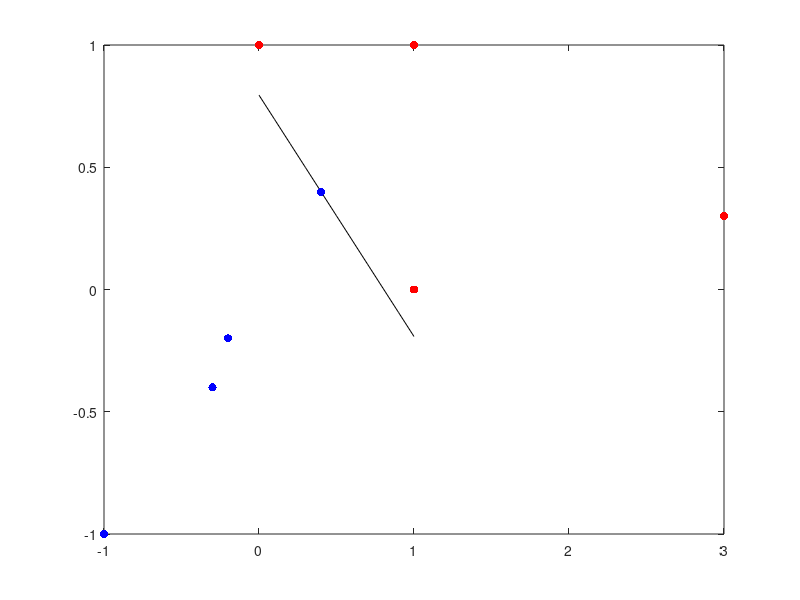

The MATLAB source for this figure:
clear all
clc
% s=1:0.1:10;
% x1=sin(s)+2.1;
% x2=cos(s+pi/2);

% plot(sin(s)+2.1)
% plot(cos(s+pi/2))
ep=0;
w=[1 1 1];
n=0.001;
x=[1 0.4 0.4;1 0 1;1 1 0;1 1 1;1 -1 -1;1 -0.2 -0.2;1 3 0.3; 1 -.3 -.4];
d=[-1;1;1;1;-1;-1;1;-1];

for i=1:length(d)
    v(i)=w*x(i,:)';
    if v(i)>0
        y(i)=1;
    else y(i)=-1;
    end
    e(i)=d(i)-y(i);
end
sq_er=e.^2;

count=0;
sv=sign(v);
sum_x=0;
sum_y=0;
converge=0;
while converge==0%sv(1)~=d(1)||sv(2)~=d(2)||sv(3)~=d(3)||sv(4)~=d(4)||sv(5)~=d(5)||sv(6)~=d(6)||sv(7)~=d(7)||sv(8)~=d(8)

    for i=1:length(d)
        count=count+1;
        if count>8
            count=1;
            x_hist={};
            sum_x=0;
            sum_y=0;
        end
       i=randi(8);
        
        
        if count>2
            for j=1:length(x_hist)
               sum_x=sum_x+x_hist{j}(2);
               sum_y=sum_y+x_hist{j}(3);
            end
            
            xc=sum_x/length(x_hist);
            yc=sum_y/length(x_hist);
            sum_tor_x=0;
            sum_tor_y=0;
            for j=1:length(x_hist)
                net_tor_x=sq_er(x_hist{j}(4))*(x_hist{j}(2)-xc);
                sum_tor_x=sum_tor_x+net_tor_x;
                net_tor_y=sq_er(x_hist{j}(4))*(x_hist{j}(3)-yc);
                sum_tor_y=sum_tor_y+net_tor_y;
            end
            x_balance=sum_tor_x/length(x_hist)
            y_balance=sum_tor_y/length(x_hist)
            
            for ii=1:length(d)
                dist(ii)=norm([x_balance,y_balance]-[x(ii,2),x(ii,3)]);
            end
            i=find(dist==min(dist));
            if length(i)>1
                i=i(1);
            end
            sum_x=0;
            sum_y=0;
        else i=randi(length(d));
            
        end
        
x_hist{count}=[x(i,:) i];
        
        if v(i)>0
            y(i)=1;
            e(i)=d(i)-y(i);
            w=w+n*e(i)*x(i,:);
            v(i)=w*x(i,:)';
        else y(i)=-1;
            e(i)=d(i)-y(i);
            w=w+n*e(i)*x(i,:);
            v(i)=w*x(i,:)';
        end

    end
    for i=1:length(d)
        v(i)=w*x(i,:)';
        if v(i)>0
            y(i)=1;
        else y(i)=-1;
        end
        e(i)=d(i)-y(i);
    end
    sq_er=e.^2
    ep=ep+1;
    sv=sign(v);
    conv=sv'-d;
    if conv==zeros(length(d),1)
        converge=1; 
    else converge=0;
    end
end
%     
%     if v1>0
% y1=1;
% e1=d1-y1;
% w=w+n*e1*x1;
% v1=w'*x1;
% end 
% w1=w;
% w1
% v2=w'*x2;
% if v2<0 
% y2=0;
% e2=d2-y2;
% w=w+n*e2*x2;
% v2=w'*x2;
% end 
% w2=w;
% w2
% v3=w'*x3;
% 
% if v3<0 
% y3=0;
% e3=d3-y3;
% w=w+n*e3*x3;
% v3=w'*x3;
% end 
% w3=w;
% w3
% v4=w'*x4;
% if v4<0 
% y4=0;
% e4=d4-y4;
% w=w+n*e4*x4;
% v4=w'*x4;
% end 
% w4=w;
% w4
% 
% v1=w'*x1;
% v2=w'*x2;
% v3=w'*x3;
% v4=w'*x4;
% 
% ep=ep+1;
% 
% end
wf=w;
wf
ep


xx=0:0.1:1;

plot(xx, (-wf(1)-wf(2)*xx)/wf(3),'k')
hold on
for i=1:length(d)
    if d(i)==1
        h=scatter(x(i,2),x(i,3),'r','filled');
    else h=scatter(x(i,2),x(i,3),'b','filled');
    end
hold on
end
% axis([-2 2 -2 2])